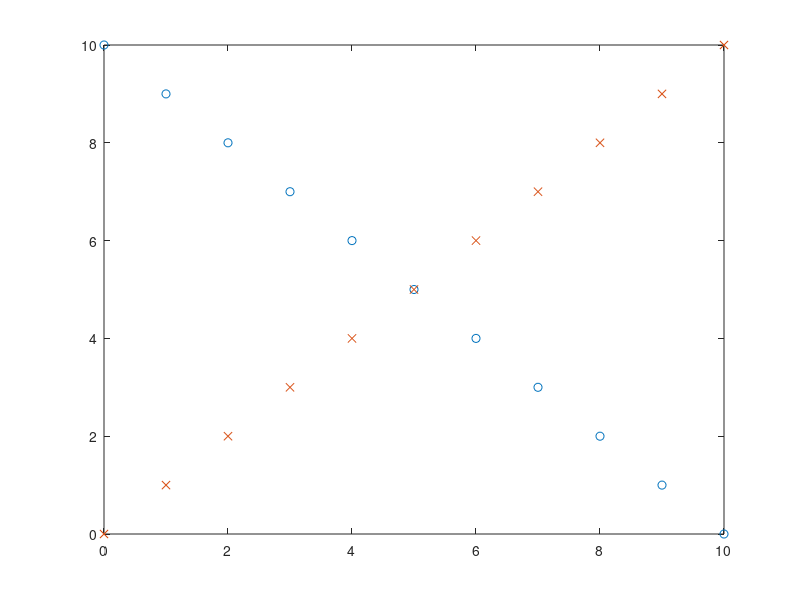

Write the MATLAB code that produced this figure.
A = [
 0 10;
 1 9;
 2 8;
 3 7;
 4 6;
 5 5;
 6 4;
 7 3;
 8 2;
 9 1;
 10 0;
];
%{
A = A+rand(11,2);
A = A-rand(11,2);
A(A<0) = 0;
%}
plot(A(:,1),A(:,2),'o');

B  = [
 0 0;
 1 1;
 2 2;
 3 3;
 4 4;
 5 5;
 6 6;
 7 7;
 8 8;
 9 9;
 10 10;  
];
%{
B = B+rand(11,2);
B = B-rand(11,2);
B(B<0) = 0;
%}
hold on 
plot(B(:,1),B(:,2),'x');

